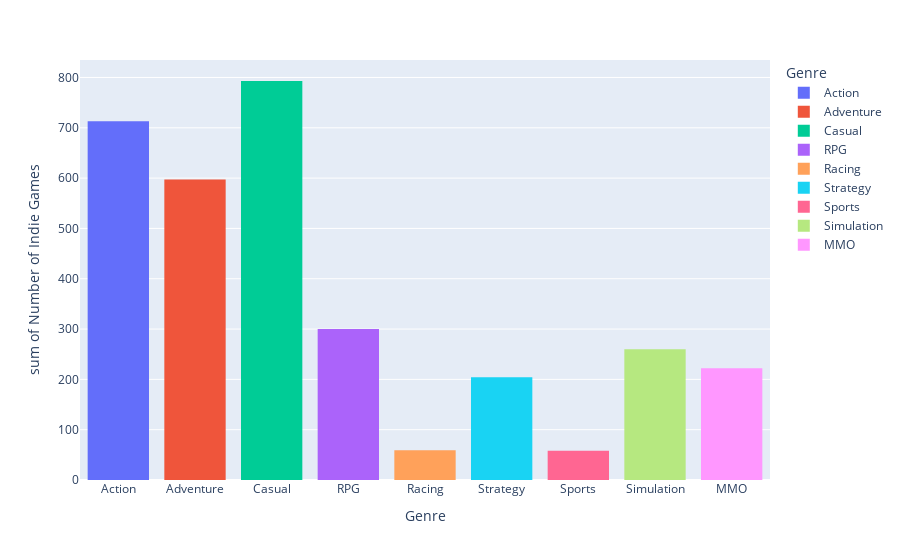

The cell this chart's notebook holds for it:
### Code cell
I_data = {'Genre': Genre_list, 'Number of Indie Games': I_list}
I_df = pd.DataFrame(I_data)
I_hist = px.histogram(I_df, x='Genre', y='Number of Indie Games', color='Genre')
I_hist.show()
print("The number of free Indie games per genre on the Steam Store are as follows: \n \n Action: {} \n Adventure: {} \n Casual: {} \n RPG: {} \n Racing: {} \n Strategy: {} \n Sports: {} \n Simulation: {} \n MMO: {}".format(I_Action, I_Adventure, I_Casual, I_RPG, I_Racing, I_Strategy, I_Sports, I_Simulation, I_MMO))

### Figure 1 — Plotly figure (JSON) as saved in the notebook; plotly's stock layout.template omitted (floating-point values rounded to 4 significant figures)
{"data": [{"alignmentgroup": "True", "bingroup": "x", "histfunc": "sum", "hovertemplate": "Genre=%{x}<br>sum of Number of Indie Games=%{y}<extra></extra>", "legendgroup": "Action", "marker": {"color": "#636efa", "pattern": {"shape": ""}}, "name": "Action", "offsetgroup": "Action", "orientation": "v", "showlegend": true, "type": "histogram", "x": ["Action"], "xaxis": "x", "y": [713], "yaxis": "y"}, {"alignmentgroup": "True", "bingroup": "x", "histfunc": "sum", "hovertemplate": "Genre=%{x}<br>sum of Number of Indie Games=%{y}<extra></extra>", "legendgroup": "Adventure", "marker": {"color": "#EF553B", "pattern": {"shape": ""}}, "name": "Adventure", "offsetgroup": "Adventure", "orientation": "v", "showlegend": true, "type": "histogram", "x": ["Adventure"], "xaxis": "x", "y": [597], "yaxis": "y"}, {"alignmentgroup": "True", "bingroup": "x", "histfunc": "sum", "hovertemplate": "Genre=%{x}<br>sum of Number of Indie Games=%{y}<extra></extra>", "legendgroup": "Casual", "marker": {"color": "#00cc96", "pattern": {"shape": ""}}, "name": "Casual", "offsetgroup": "Casual", "orientation": "v", "showlegend": true, "type": "histogram", "x": ["Casual"], "xaxis": "x", "y": [793], "yaxis": "y"}, {"alignmentgroup": "True", "bingroup": "x", "histfunc": "sum", "hovertemplate": "Genre=%{x}<br>sum of Number of Indie Games=%{y}<extra></extra>", "legendgroup": "RPG", "marker": {"color": "#ab63fa", "pattern": {"shape": ""}}, "name": "RPG", "offsetgroup": "RPG", "orientation": "v", "showlegend": true, "type": "histogram", "x": ["RPG"], "xaxis": "x", "y": [300], "yaxis": "y"}, {"alignmentgroup": "True", "bingroup": "x", "histfunc": "sum", "hovertemplate": "Genre=%{x}<br>sum of Number of Indie Games=%{y}<extra></extra>", "legendgroup": "Racing", "marker": {"color": "#FFA15A", "pattern": {"shape": ""}}, "name": "Racing", "offsetgroup": "Racing", "orientation": "v", "showlegend": true, "type": "histogram", "x": ["Racing"], "xaxis": "x", "y": [59], "yaxis": "y"}, {"alignmentgroup": "True", "bingroup": "x", "histfunc": "sum", "hovertemplate": "Genre=%{x}<br>sum of Number of Indie Games=%{y}<extra></extra>", "legendgroup": "Strategy", "marker": {"color": "#19d3f3", "pattern": {"shape": ""}}, "name": "Strategy", "offsetgroup": "Strategy", "orientation": "v", "showlegend": true, "type": "histogram", "x": ["Strategy"], "xaxis": "x", "y": [204], "yaxis": "y"}, {"alignmentgroup": "True", "bingroup": "x", "histfunc": "sum", "hovertemplate": "Genre=%{x}<br>sum of Number of Indie Games=%{y}<extra></extra>", "legendgroup": "Sports", "marker": {"color": "#FF6692", "pattern": {"shape": ""}}, "name": "Sports", "offsetgroup": "Sports", "orientation": "v", "showlegend": true, "type": "histogram", "x": ["Sports"], "xaxis": "x", "y": [58], "yaxis": "y"}, {"alignmentgroup": "True", "bingroup": "x", "histfunc": "sum", "hovertemplate": "Genre=%{x}<br>sum of Number of Indie Games=%{y}<extra></extra>", "legendgroup": "Simulation", "marker": {"color": "#B6E880", "pattern": {"shape": ""}}, "name": "Simulation", "offsetgroup": "Simulation", "orientation": "v", "showlegend": true, "type": "histogram", "x": ["Simulation"], "xaxis": "x", "y": [260], "yaxis": "y"}, {"alignmentgroup": "True", "bingroup": "x", "histfunc": "sum", "hovertemplate": "Genre=%{x}<br>sum of Number of Indie Games=%{y}<extra></extra>", "legendgroup": "MMO", "marker": {"color": "#FF97FF", "pattern": {"shape": ""}}, "name": "MMO", "offsetgroup": "MMO", "orientation": "v", "showlegend": true, "type": "histogram", "x": ["MMO"], "xaxis": "x", "y": [222], "yaxis": "y"}], "layout": {"barmode": "relative", "legend": {"title": {"text": "Genre"}, "tracegroupgap": 0}, "margin": {"t": 60}, "xaxis": {"anchor": "y", "categoryarray": ["Action", "Adventure", "Casual", "RPG", "Racing", "Strategy", "Sports", "Simulation", "MMO"], "categoryorder": "array", "domain": [0, 1], "title": {"text": "Genre"}}, "yaxis": {"anchor": "x", "domain": [0, 1], "title": {"text": "sum of Number of Indie Games"}}}}
